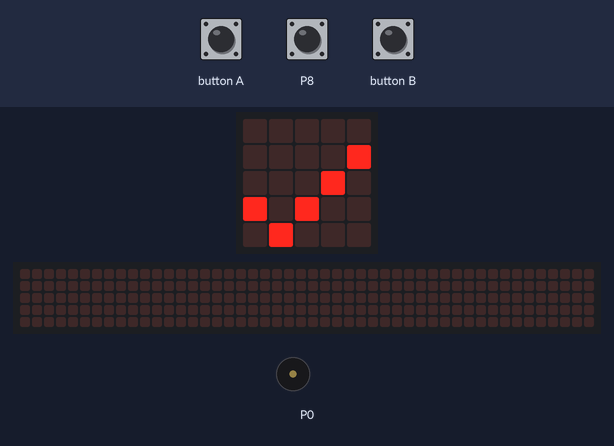
Bench run of a program on a simulated BBC micro:bit (MakeCode). Shown: the board's 5×5 LED display, a strip that is not on the board, showing the scrolling text unrolled, buzzer (waves = sounding). The test bench sets the inputs (shaded band); at power-on: P8 LOW. The 48×5 strip is a reading aid, not a part: it shows the text the display is scrolling, unrolled, one strip-width of it at a time.

Above: at 1.2 s.
1.3 s: P8 pulled HIGH for 3.2 s
At 2.1 s:
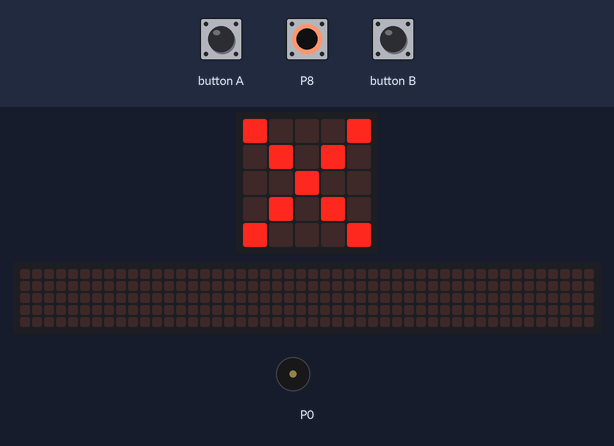
6.2 s: button B pressed for 0.15 s
At 6.87 s:
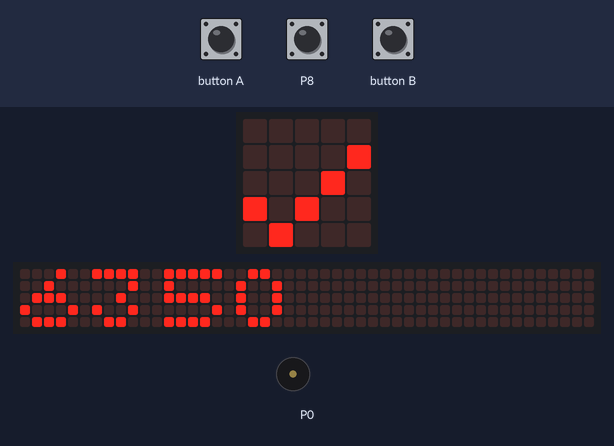
6.9 s: button B pressed for 0.15 s
7.6 s: button A pressed for 0.15 s
8.3 s: button A pressed for 0.15 s
At 16.32 s:
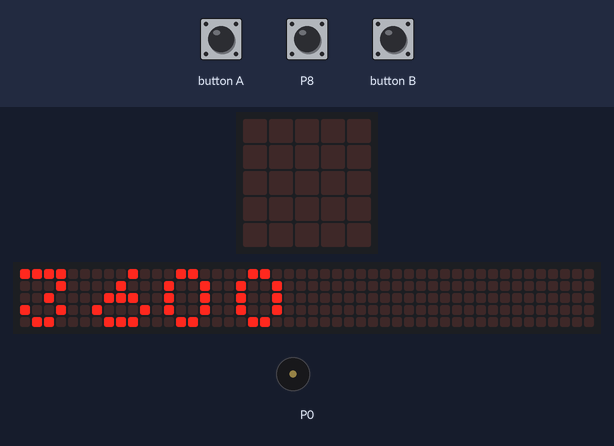
Timing chart, 0 to 17.8 s (numbered marks = the images above; inputs shaded):
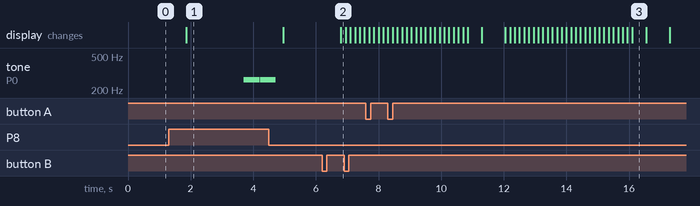

The program:

main.ts
```typescript
input.onButtonPressed(Button.A, function () {
    teller = input.runningTime()
})
input.onButtonPressed(Button.B, function () {
    basic.showNumber(input.runningTime() - teller)
    basic.showNumber(touchcount)
})
let touchcount = 0
let teller = 0
teller = 0
touchcount = 0
basic.forever(function () {
    if (pins.digitalReadPin(DigitalPin.P8) == 1) {
        basic.showIcon(IconNames.No)
        touchcount += 1
    } else {
        basic.showIcon(IconNames.Yes)
    }
})
basic.forever(function () {
    if (touchcount == 3) {
        music.play(music.tonePlayable(262, music.beat(BeatFraction.Whole)), music.PlaybackMode.UntilDone)
    }
})
```

test.ts
```typescript
// tests gaan hier; deze zal niet worden gecompileerd wanneer dit pakket wordt gebruikt als extensie.
```

Measured:
- after the input at 1.3 s, tone on P0: alternates 262 Hz for 0.50 s and silent for 0.03 s, 4 changes in all, then stays silent, starting after 2.4 s; the display: changes after 0.56 s (image 1)
- after the input at 6.2 s, the display: changes after 0.60 s (image 2)
- what the display in image 3 shows lasts 0.5 s, from 16.1 s to 16.6 s
